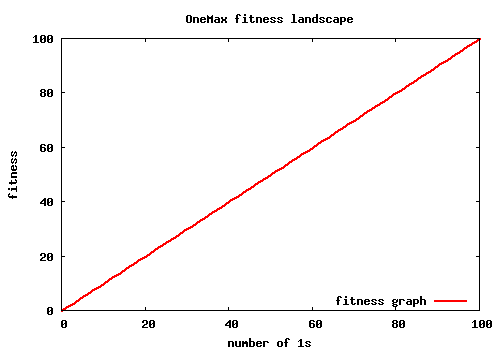

Reproduce this figure in gnuplot.
set style line 1 lt 1 lw 3
set xlabel 'number of 1s'
set ylabel 'fitness'
set terminal png size 500,350
set key right bottom
set output "graph_onemax_fitness_landscape.png"
set title 'OneMax fitness landscape'
plot "graph_onemax_fitness_landscape.gnp" ti "fitness graph" with lines ls 1

